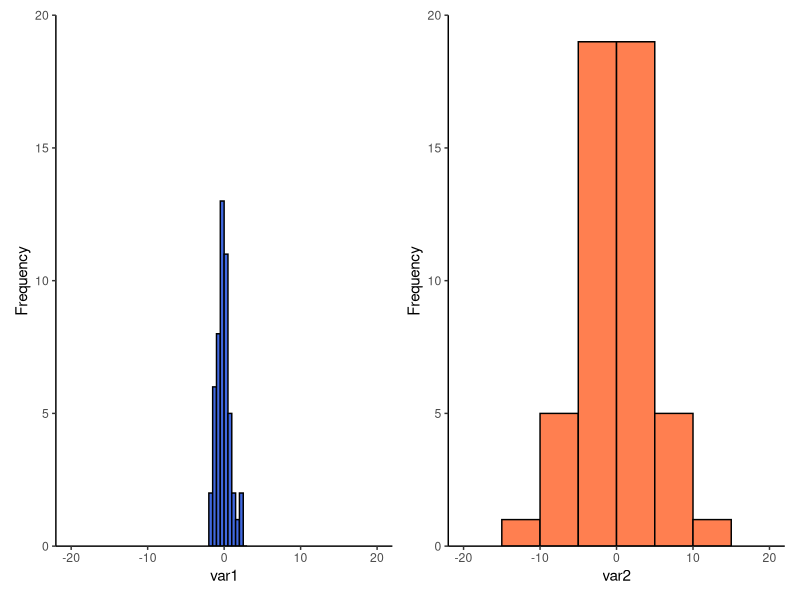
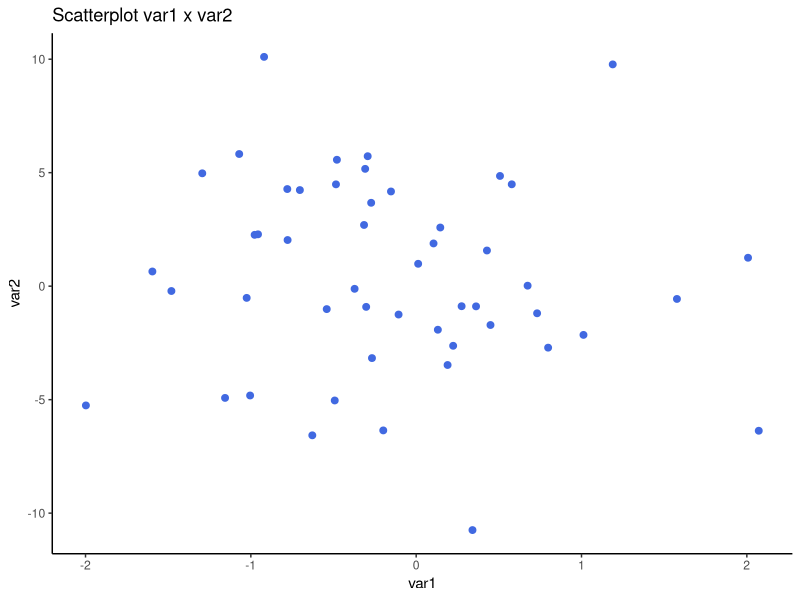

R code for these plots, in order:
## ---- chunk 1
library(conflicted) # An Alternative Conflict Resolution Strategy
  conflicts_prefer(dplyr::filter)
library(patchwork)  # The Composer of Plots
library(skimr)      # Compact and Flexible Summaries of Data
library(tidyverse)  # Easily Install and Load the 'Tidyverse'
## ---- chunk 2
# Creating a scalar
scalar <- 42
scalar

# Creating a vector
vec <- c(1, 2, 3, 4, 5, 6, 7, 8, 9)
vec

# Creating a Matrix
mtrx <- vec %>%
  matrix(nrow = 3, ncol = 3)

mtrx
## ---- chunk 3
# Creating a tibble
tbl <- tibble(
  column1 = c(1,2,3),
  column2 = c(4,5,6),
  column3 = c(7,8,9)
)

tbl
## ---- chunk 4
# Vector
vec1 <- c(9,8,7,6,5,4,3,2,1)
vec2 <- c(1,2,3,4,5,6,7,8,9)

# Slicing a vector
vec1[1:3]

# Slice by condition
vec1[vec1 >= 6]

# Sum of vectors
vec1 + vec2

# Multiplication of vectors
vec1 * vec2

# Addition or Multiplication of a vector by a single number
vec1 * 10
vec1 - 1

# Two vectors of different sizes
c(1, 2) + c(1, 2, 3, 4)
## ---- chunk 5
# Create a Matrix
mtrx <- matrix(
  1:12,
  nrow  = 4,
  ncol  = 3,
  byrow = TRUE
)

mtrx

# Slicing [row,col]
mtrx[2,3]
## ---- chunk 6
# Tibble
tbl <- tibble(
  name   = c("Carl", "Vanessa", "Hanna", "Barbara"),
  class_ = c("Math", "Math", "Math", "Math"),
  grade  = c(8.5, 9, 9, 7)
)

tbl
## ---- chunk 7
# Slicing Carl's grade (col 1 and col 3)
tbl[1,3]

# alternatively
tbl %>%
  filter(name == "Carl") %>% 
  select(grade)
## ---- chunk 8
# Slicing by variable
tbl[, "grade"]

# Alternatively
tbl %>% 
  select(grade)
## ---- chunk 9
# Slicing by condition
tbl[ tbl$grade > 8,]

# alternatively
tbl %>% 
  filter(grade > 8)
## ---- chunk 10
# Extra point
# Scenario: everyone delivered
tbl_with_new_grade <- tbl %>% 
  mutate(new_grade = grade + 1)

tbl_with_new_grade
## ---- chunk 11
# Normalization
max_grade <- tbl_with_new_grade %>% 
  pull(grade) %>% 
  max()

tbl_normalized <- tbl_with_new_grade %>% 
  mutate(normalized_grade = grade / max_grade)

tbl_normalized
## ---- chunk 12
# apply function mean to rows: sum 'grade' + 'new_grade'
tbl_normalized %>% 
  select(grade, new_grade) %>% 
  pmap_dbl(~ mean(c(...)))

# apply function mean to columns the column 3 and 4
tbl_normalized %>% 
  select(grade, new_grade) %>% 
  summarise(across(everything(), mean))

# apply custom function
my_func <- function(grade, new_grade) {
  sum(grade, new_grade) / 2
}

tbl_normalized %>% 
  select(grade, new_grade) %>% 
  pmap_dbl(my_func)
## ---- chunk 13
# lapply of a custom function to remove the extra point from new_grade
my_func <- function (x){x-1}
map_obj <- map(tbl_normalized$new_grade, my_func)
map_obj
## ---- chunk 14
# map_dbl a custom function to a single column
my_func <- function(x) {
  x - 1
}

tbl_normalized %>%
  pull(new_grade) %>% 
  map_dbl(my_func)

# mapping of a custom function to two columns
tbl_normalized %>%
  select(grade, new_grade) %>% 
  map(my_func) %>%
  as_tibble() %>% 
  as.matrix()
## ---- chunk 15
# Create new tibble
tbl <- tibble(
  name   = c("Carl", "Vanessa", "Hanna", "Barbara", "Jason", "Alison", "Kevin", "Melody"),
  class_ = c("Math", "Math", "Math", "Math", "Math2", "Math2", "Math2", "Math2"),
  grade  = c(8.5, 9, 9, 7, 5, 7, 10, 9.5)
)

# Calculate the mean for each class_
tbl %>% 
  summarise(
    mean_grade = mean(grade),
    .by        = class_
  )
## ---- chunk 16
# Set a seed to reproduce the same results
set.seed(12)

# Creating a variable: 50 data points, mean 0, standard deviation 1
var1 <- rnorm(50, mean = 0, sd = 1)

# Creating a variable: 50 data points, mean 0, standard deviation 10
var2 <- rnorm(50, mean = 0, sd = 5)

# Mean
mean(var1)
mean(var2)

# Standard Deviation
sd(var1)
sd(var2)

# Median
median(var1)
median(var2)

# percentiles or quantiles
quantile(var1, c(0.25, 0.5, 0.75))
## ---- chunk 17
# Histogram var1
p1 <- var1 %>% 
  as_tibble() %>% 
  ggplot(aes(var1)) +
  geom_histogram(
    breaks = seq(-2, 3, by = 0.5),
    fill   = "royalblue",
    color  = "black"
  ) +
  scale_x_continuous(
    limits = c(-20, 20) 
  ) +
  scale_y_continuous(
    expand = c(0, 0),
    limits = c(0, 20)
  ) +
  labs(y = "Frequency")

# Histogram var2
p2 <- var2 %>%
  as_tibble() %>% 
  ggplot(aes(var2)) +
  geom_histogram(
    breaks = seq(-15, 15, by = 5),
    fill   = "coral",
    color  = "black"
  ) +
  scale_x_continuous(
    limits = c(-20, 20) 
  ) +
  scale_y_continuous(
    expand = c(0, 0),
    limits = c(0, 20)
  ) +
  labs(y = "Frequency")
  
(p1 + p2) * theme_classic()
## ---- chunk 18
# Create a tibble with both variables for comparison
tbl <- tibble(
  var1 = var1,
  var2 = var2
)

# Comparison tibble

# Define a function to apply summary statistics
apply_summary_stats <- function(x) {
  list(
    avg        = mean(x),
		std_dev    = sd(x),
		min_val    = min(x),
		pct25      = quantile(x, 0.25),
		median_val = median(x),
		pct75      = quantile(x, 0.75),
		max_val    = max(x)
  )
}

# Use the function with the pipeline
tbl %>%
	reframe(
		var   = names(.),
		stats = map(var, ~ apply_summary_stats(tbl[[.x]]))
	) %>%
	unnest_wider(stats) %>%
	pivot_longer(
		cols      = -var,
		names_to  = "stat",
		values_to = "value"
	) %>%
	pivot_wider(
		names_from  = "stat",
		values_from = "value"
	)
## ---- chunk 19
# Descriptive stats with summary function
summary(tbl)
## ---- chunk 20
skim(tbl)
## ---- chunk 21
# Correlation
cor(var1, var2, method="pearson")
## ---- chunk 22
# Scatterplot
tbl %>% 
  ggplot(aes(var1, var2)) +
  geom_point(color = "royalblue", size = 2) +
  labs(title = "Scatterplot var1 x var2") +
  theme_classic()
